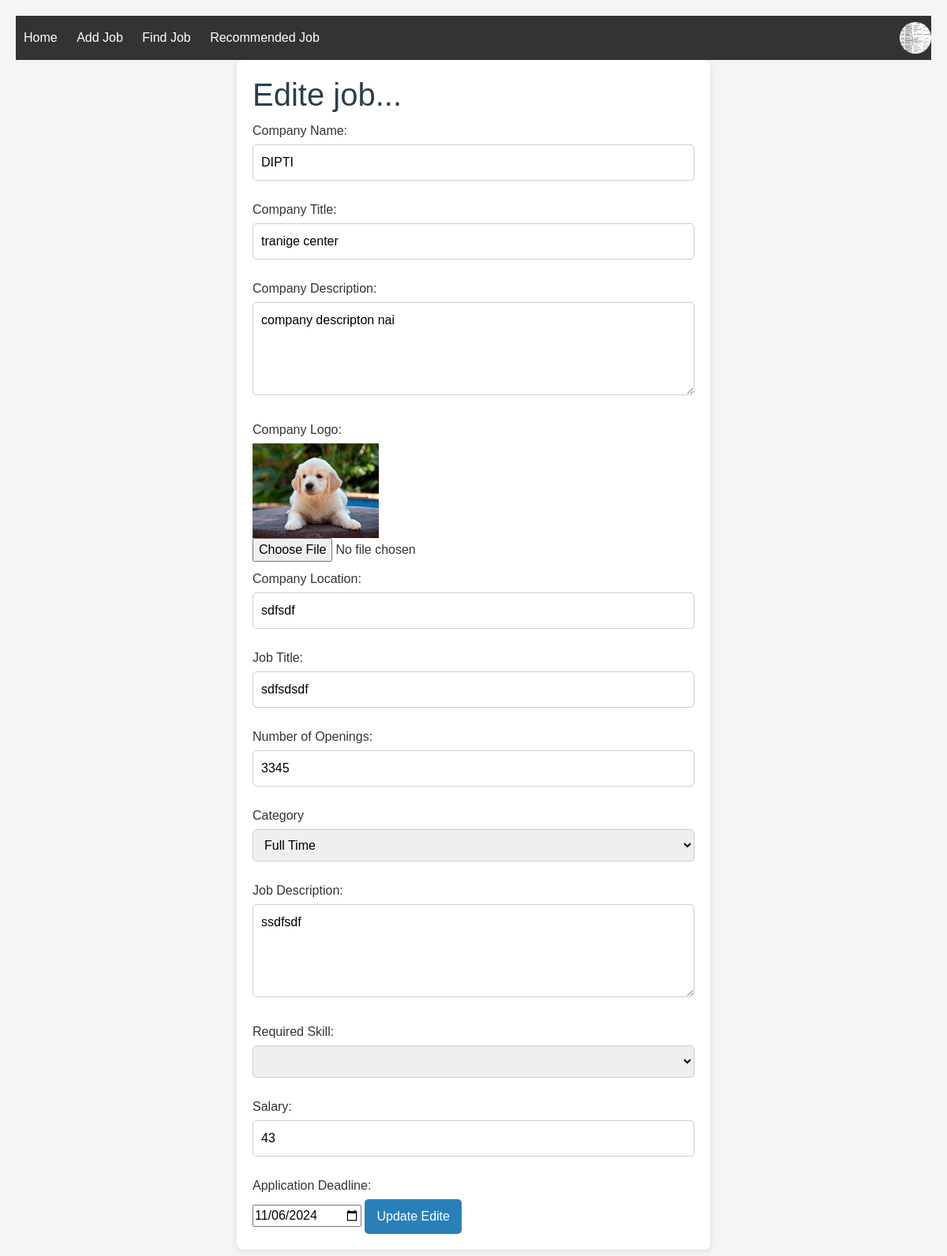
Page /editeJob/1 (signed in) on the earlier database version.
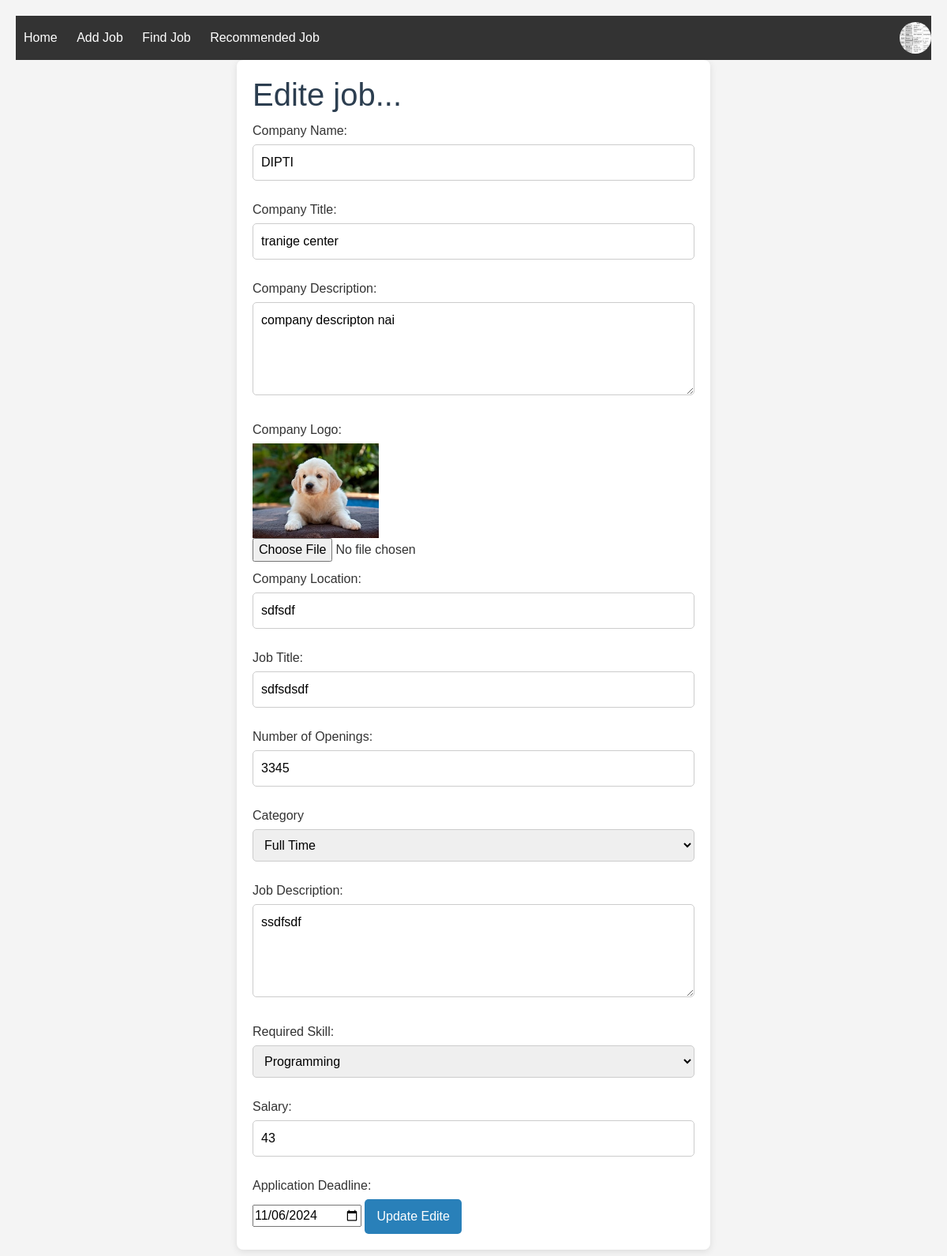
Same page on the later database version.
### app/models.py (models this page shows)
class CreateJobModel(models.Model):
    Job_Type=[
        ("full_time","Full Time"),
        ("part_time","Part Time")
    ]
    SKILLS = [
        ("programming", "Programming"),
        ("networking", "Networking"),
        ("hardware", "Hardware"),
    ]
    user=models.ForeignKey(CustomUserModel,on_delete=models.CASCADE,null=True)
    com_name = models.CharField(max_length=255,null=True)
    com_title = models.CharField(max_length=255,null=True)
    com_description = models.TextField(null=True)
    com_logo = models.ImageField(upload_to='static/Midea/company_logos',null=True)
    com_location = models.CharField(max_length=255,null=True)
    job_title = models.CharField(max_length=255,null=True)
    num_openings = models.PositiveIntegerField(null=True)
    Category = models.CharField(choices=Job_Type,max_length=255,null=True)
    job_description = models.TextField(null=True)
    skills = models.CharField(choices=SKILLS,max_length=200,null=True)
    salary = models.CharField(max_length=100,null=True)  # Consider using DecimalField for precise salary values
    deadline = models.DateField(null=True)

### project/views.py (the view)
# urls.py: path('editeJob/<int:job_id>',editeJob,name="editeJob"),
@login_required
def editeJob(req,job_id):
    data=CreateJobModel.objects.get(id=job_id)
    carent_user=req.user
    if carent_user.UserType == "recruiters":
        if req.method == "POST":
            carent_user = req.user
            job_id=req.POST.get("job_id")
            company_name=req.POST.get("company_name")
            company_title=req.POST.get("company_title")
            company_description=req.POST.get("company_description")
            if req.FILES.get("company_logo"):
                company_logo=req.FILES.get("company_logo")
            else:
                company_logo=data.com_logo
            company_location=req.POST.get("company_location")
            job_title=req.POST.get("job_title")
            num_openings=req.POST.get("num_openings")
            category=req.POST.get("category")
            job_description=req.POST.get("job_description")
            skill=req.POST.get("skill")
            salary=req.POST.get("salary")
            deadline=req.POST.get("deadline")
            data=CreateJobModel(
                id=job_id,
                user = carent_user,
                com_name=company_name,
                com_title=company_title,
                com_description=company_description,
                com_logo=company_logo,
                com_location=company_location,
                job_title=job_title,
                num_openings=num_openings,
                Category=category,
                job_description=job_description,
                skills=skill,
                salary=salary,
                deadline=deadline,
            )
            data.save()
            return redirect("allPost")
    return render(req,"content/editeJob.html",{"data":data})

### template/content/editeJob.html (shortened to what this page needs)
{% extends "include/m.html" %}
{% block body %}
<!DOCTYPE html>
<html lang="en">
<head>
    <link rel="stylesheet" href="/static/createjobPage.css">
</head>
<body>
    <div class="job-form">
        <h1>Edite job...</h1>
        <form action="" method="POST" enctype="multipart/form-data">
            <label for="company-name">Company Name:</label>
            <input type="text" id="company-name" name="company_name"  value="{{data.com_name}}" required>
            <label for="company-title">Company Title:</label>
            <input type="text" id="company-title" name="company_title"  value="{{data.com_title}}" required>
            <label for="company-description">Company Description:</label>
            <textarea id="company-description" name="company_description" rows="4"  value="" required>{{data.com_description}}</textarea>
            <label for="company-logo">Company Logo:</label>
            <img src="/{{data.com_logo}}" alt="company logo" height="120"><br>
            <input type="file" id="company-logo" name="company_logo">
            <label for="company-location">Company Location:</label>
            <input type="text" id="company-location" name="company_location"  value="{{data.com_location}}" required>
            <label for="job-title">Job Title:</label>
            <input type="text" id="job-title" name="job_title"  value="{{data.job_title}}" required>
            <label for="num-openings">Number of Openings:</label>
            <input type="number" id="num-openings" name="num_openings"  value="{{data.num_openings}}" required>
            <label for="category">Category</label>
            <select type="text" name="category" required>
                <option value="{{data.Category}}" selected>
                    {% if data.Category == 'full_time' %}
                    Full Time
                    {% elif data.Category == 'part_time' %}
                    Part Time
                    {% endif %}
                </option>
            </select>
            <label for="job-description">Job Description:</label>
            <textarea id="job-description" name="job_description" rows="4"  value="" required>{{data.job_description}}</textarea>
            <label for="qualifications">Required Skill:</label>
                <select id="skills" name="skill" required>
                    <option value="{{ data.skills }}" selected >
                        {% if data.skills == "programming" %}
                        Programming
                        {% elif data.skills == "networking" %}
                        Networking
                        {% elif data.skills == "hardware" %}
                        Hardware
                        {% endif %}
                    </option>
                </select>
            <label for="salary">Salary:</label>
            <input type="text" id="salary" name="salary"  value="{{data.salary}}" required>
            <label for="deadline">Application Deadline:</label>
            <input type="date" id="deadline" name="deadline"  value="{{data.deadline|date:'Y-m-d'}}" required>
            <button type="submit" class="btn">Update Edite</button>
        </form>
    </div>
</body>
</html>
{% endblock body %}

Differences in the rows shown:
changed CreateJobModel "DIPTI": skill (not shown) → "Programming"
